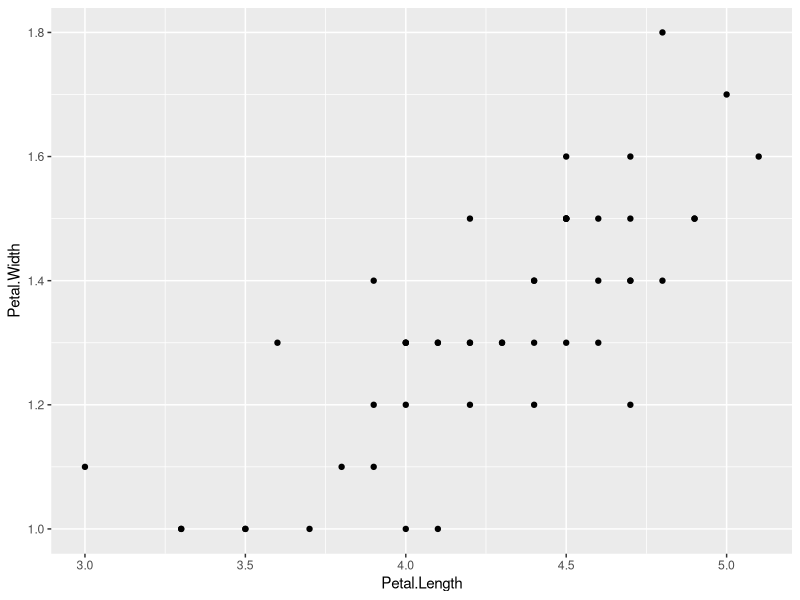
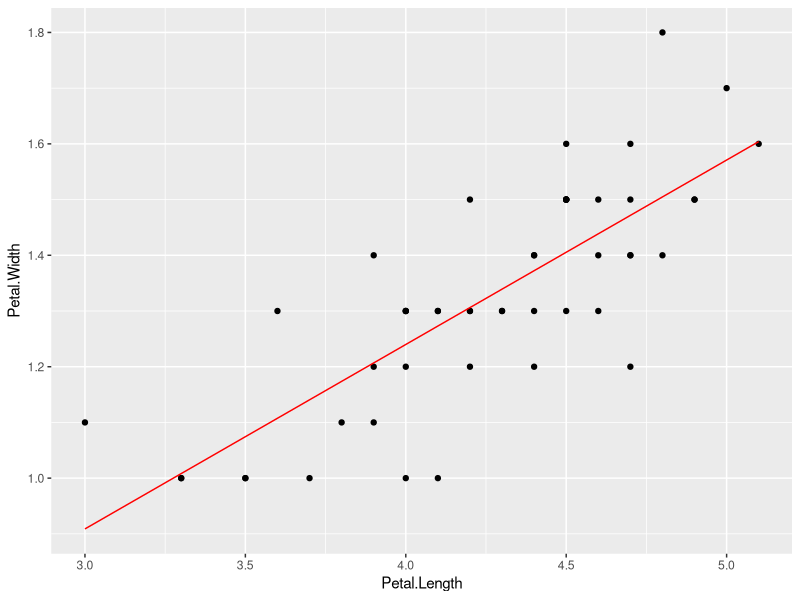

Write R code to recreate these figures, in order. (Note: this script raises an error after producing the figures.)

library(tidyverse)

df <- filter(iris, Species=='versicolor')

# L --> A <-- Otros

ggplot(data=df) +
  geom_point(aes(y=Petal.Width, x=Petal.Length))

# A = f(L, O)
# Â = f(L) --> predicción del modelo

# Elijo un modelo lineal simple
# Â = w0 + w1 * L; w0 y w1 son números (parámetros)
# O ~ Normal(0, sigma)

# Es equivalente a esto:
# formula = Petal.Width ~ Petal.Length

mod <- lm(data=df, formula=Petal.Width ~ Petal.Length)

summary(mod)

# Calculo las predicciones del modelo, Â
w0 <- -0.08429
w1 <- 0.33105
df <- df %>% 
  mutate(predic = w0 + w1 * Petal.Length)

# Más general y práctico
df <- modelr::add_predictions(data=df, model=mod)

ggplot(data=df) +
  geom_point(aes(y=Petal.Width, x=Petal.Length)) +
  geom_line(aes(y=pred, x=Petal.Length), color='red')


### Residuos
df <- df %>% 
  mutate(residuos = Petal.Width - pred)

df <- modelr::add_residuals(data=df, model=mod)

# Calculo error estándar de los residuos
mse <- sum(df$residuos**2) / (nrow(df) - 2)
rmse <- sqrt(mse)

# Saco las variables que metimos a mano
df <- select(df, -residuos2, -residuos, predic)


####
# Modelo lineal múltiple
####
mod2 <- lm(data=df, 
           formula=Petal.Width ~ Petal.Length + Sepal.Width)

# Elijo un modelo lineal simple
# Â = w0 + w1 * L + w2 * As; w0, w1 y w2 son números (parámetros)
# O ~ Normal(0, sigma)

summary(mod2)

# Más general y práctico
df <- modelr::add_predictions(data=df, model=mod2,
                              var='pred2')

# Data grid para modelo 1
grilla1 <- modelr::data_grid(data=df, Petal.Length) %>% 
  modelr::add_predictions(model=mod)

ggplot() +
  geom_point(data=df, 
             aes(y=Petal.Width, x=Petal.Length)) +
  geom_line(data=grilla1,
            aes(y=pred, x=Petal.Length), color='red')


# Data grid para modelo 2
grilla2 <- modelr::data_grid(data=df, 
                             Petal.Length,
                             Sepal.Width=modelr::seq_range(Sepal.Width, n=5)) %>% 
  modelr::add_predictions(mod2)


ggplot() +
  geom_point(data=df, 
             aes(y=Petal.Width, x=Petal.Length,
                 color=Sepal.Width)) +
  geom_line(data=grilla2,
            aes(y=pred, x=Petal.Length,
                color=Sepal.Width, group=Sepal.Width))



### Modelo 3
mod3 <- lm(data=df, 
           formula=Petal.Width ~ Petal.Length + Sepal.Width + Sepal.Length)

summary(mod3)

# Data grid para modelo 2
grilla3 <- modelr::data_grid(data=df, 
                             Petal.Length,
                             Sepal.Width=modelr::seq_range(Sepal.Width, n=5),
                             Sepal.Length=modelr::seq_range(Sepal.Length, n=5)) %>% 
  modelr::add_predictions(mod3)

ggplot() +
  geom_point(data=df, 
             aes(y=Petal.Width, x=Petal.Length,
                 color=Sepal.Width)) +
  geom_line(data=grilla3,
            aes(y=pred, x=Petal.Length,
                color=Sepal.Width, group=Sepal.Width))


### Modelo 4
ggplot(data=iris) +
  geom_point(aes(x=Petal.Length, 
                 y=Petal.Width, 
                 color=Species))

mod4 <- lm(data=iris,
           formula=Petal.Width ~ Petal.Length + Species)

# Â = w0_versicolor + w1 * L (si la flor es Versicolor)
# Â = w0_setosa + w1 * L (si la flor es Setosa)
# Â = w0_virginica + w1 * L (si la flor es Virginica)

summary(mod4)

grilla4 <- modelr::data_grid(data=iris, 
                             Petal.Length, Species) %>% 
  modelr::add_predictions(mod4)

ggplot() +
  geom_point(data=iris, 
             aes(y=Petal.Width, x=Petal.Length,
                 color=Species)) +
  geom_line(data=grilla4,
            aes(y=pred, x=Petal.Length,
                color=Species))



### Modelo 5
ggplot(data=iris) +
  geom_point(aes(x=Petal.Length, 
                 y=Petal.Width, 
                 color=Species))

mod5 <- lm(data=iris,
           formula=Petal.Width ~ Petal.Length + Sepal.Width + Species)

# Â = w0_versicolor + w1 * L + w2 * As(si la flor es Versicolor)
# Â = w0_setosa + w1 * L  + w2 * As(si la flor es Setosa)
# Â = w0_virginica + w1 * L  + w2 * As (si la flor es Virginica)

summary(mod5)
# Aparece el valor de w0_setosa como Intercept y las diferencias:
# w0_virginica - w0_setosa = SpeciesVirginica y w0_versicolor - w0_setosa = SpeciesVersicolor
#
# Esto nos permite evaluar fácilmente si hay diferencias significativas entre
# los valores de w0 de cada especie.

grilla5 <- modelr::data_grid(data=iris, 
                             Petal.Length, Species,
                             Sepal.Width=modelr::seq_range(Sepal.Width, n=5)) %>% 
  modelr::add_predictions(mod5)

ggplot() +
  geom_point(data=iris, 
             aes(y=Petal.Width, x=Petal.Length,
                 color=Sepal.Width)) +
  geom_line(data=grilla5,
            aes(y=pred, x=Petal.Length,
                color=Sepal.Width, group=Sepal.Width)) +
  facet_grid(~Species)


iris %>% modelr::add_predictions(model=mod5) %>% 
  modelr::add_residuals(model=mod5) %>% 
  ggplot() +
  geom_point(aes(x=pred, y=resid, color=Species)) +
  geom_hline(aes(yintercept=0))


# Si querés ver los valores de cada intercept, en lugar de las diferencias
mod6 <- lm(data=iris,
           formula=Petal.Width ~ Petal.Length + Sepal.Width + Species - 1)